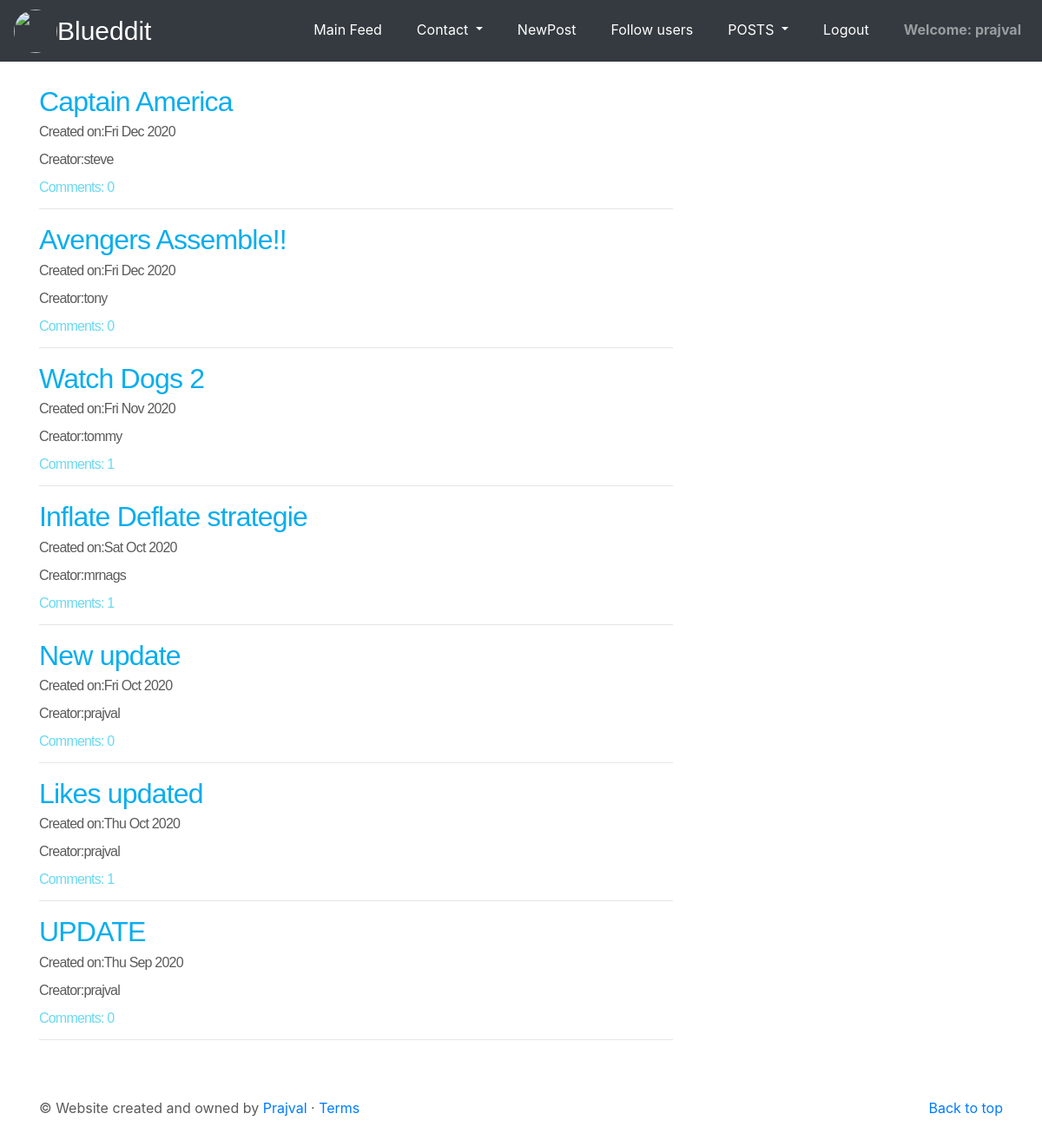
The app's page /post/ (signed in) with its own data.
### blog_app/models.py (models this page shows, shortened)
class post(models.Model):
    author = models.ForeignKey(User,on_delete=models.CASCADE)
    title = models.CharField(max_length=200)
    text = models.TextField()
    create_date = models.DateField(default=timezone.now)
    published_date = models.DateTimeField(blank=True, null=True)
    creator = models.TextField(max_length=50)
    photos = models.ImageField(upload_to='images/',blank=True,null=True,default='default.png') #django will automatically create the media folder and place the images
    likes = models.ManyToManyField(User,related_name='user_like',blank=True,null=True)
    def approve_comments(self):
        return self.comments.filter(approved_comm=True)

### blog_app/views.py (the view)
# urls.py: path('post/',views.postlistview.as_view(),name='post_list'),
class postlistview(ListView):
    model = post
    def get_queryset(self):
        return post.objects.filter(published_date__lte = timezone.now()).order_by('-published_date')

### blog_app/templates/blog_app/post_list.html
{% extends 'blog_app/base.html'%}
{% block body_block %}
<div class="listposts">
 {% for post in post_list%}
   <h2><a class="list_link" href="{% url 'post_detail' pk=post.pk%}">{{post.title}}</a></h2>
   <div class="date">
     <p>Created on:{{post.create_date|date:"D M Y"}}</p>
     <p>Creator:{{post.creator}}</p>
   </div>
   <div>
     <a class="list_link2" href="{% url 'post_detail' pk=post.pk%}">Comments: {{post.approve_comments.count}}</a>
     <hr>
   </div>
 {% endfor %}
</div>
{% endblock %}

### blog_app/templates/blog_app/base.html (shortened to what this page needs)
<!DOCTYPE html>
{% load static %}
<html lang="en" dir="ltr">
  <head>
    <link rel="stylesheet" href="https://stackpath.bootstrapcdn.com/bootstrap/4.3.1/css/bootstrap.min.css">
    <link rel="stylesheet" href="{% static 'css/new.css'%}">
   <link rel="stylesheet" href="//cdn.jsdelivr.net/npm/medium-editor@latest/dist/css/medium-editor.min.css" type="text/css" media="screen" charset="utf-8">
  </head>
  <body>
    <header>
      <nav class="navbar navbar-expand-lg navbar-dark fixed-top bg-dark">
        <img class="logo"src="{% static 'images/reddit.png'%}" alt="">
        <a class="navbar-brand" href="{%url 'about' %}">Blueddit</a>
        <div class="navbar-collapse collapse" id="navbarCollapse" style="">
            <ul class="navbar-nav ml-auto py-md-0">
                <li class="nav-item pl-4 pl-md-0 ml-0 ml-lg-4 active">
                <a class="nav-link" href="{% url 'post_list'%}">Main Feed</a>
              </li>
                  <li class="nav-item pl-4 pl-md-0 ml-0 ml-lg-4 active">
                <div class="nav-item dropdown">
                  <a class="nav-link dropdown-toggle active" href="#" id="navbar-dropdown-menu" role="button" data-toggle="dropdown" aria-haspopup="true" aria-expanded="false">
                    Contact
                  </a>
              </div>
              </li>
              {% if user.is_authenticated %}
                  <li class="nav-item pl-4 pl-md-0 ml-0 ml-lg-4 active">
                <a class="nav-link" href="{% url 'post_create' %}">NewPost</a>
              </li>
              <li class="nav-item pl-4 pl-md-0 ml-0 ml-lg-4 active">
            <a class="nav-link" href="{% url 'follow_user' %}">Follow users</a>
              </li>
              <li class="nav-item pl-4 pl-md-0 ml-0 ml-lg-4 active">
            <div class="nav-item dropdown">
              <a class="nav-link dropdown-toggle active" href="#" id="navbar-dropdown-menu" role="button" data-toggle="dropdown" aria-haspopup="true" aria-expanded="false">
                POSTS
              </a>
            </div>
            </li>
                <li class="nav-item pl-4 pl-md-0 ml-0 ml-lg-4 active">
              <a class="nav-link" href="{% url 'user_logout' %}">Logout</a>
              </li>
                <li class="nav-item pl-4 pl-md-0 ml-0 ml-lg-4 active">
              <strong><a class="nav-link" >Welcome: {{ user.username }}</a></strong>
              </li>
              {% endif %}
          </ul>
        </div>
      </nav>
</header>
        <div class="content container">
            <div class="row">
                <div class="col-md-8">
                  <div class="blog_posts">
                    {% block body_block %}
                    {% endblock %}
                  </div>
                </div>
            </div>
        </div>
        <footer class="container">
          <p class="float-right"><a href="#">Back to top</a></p>
          <p>© Website created and owned by <a href="https://in.linkedin.com/in/prajval-sudhir-571833185">Prajval</a> · <a href="#">Terms</a></p>
        </footer>
  </body>
</html>

### blog_app/static/css/new.css (style rules this page uses)
body { padding-top: 3rem; padding-bottom: 3rem; color: #5a5a5a; }
.navbar-brand { font-family: sans-serif; font-size: 30px; }
.logo { height: 50px; width: 50px; border-radius: 50px; }
.nav-link { padding: .25rem 0; font-weight: 350 color: rgba(255, 255, 255, .5); background-color: transparent; border-bottom: .25rem solid transparent; }
.listposts { margin-top: 50px; font-family: sans-serif; font-weight: 200; line-height: 1; letter-spacing: -.05rem; }
.blog_posts { margin-top: 50px; }
footer { margin-top: 50px; }
.list_link { color: #09aded }
.list_link2 { color: #69d9f0 }

### records on screen
post: title "Captain America", create_date "Fri Dec 2020", creator "steve", approve_comments.count "0"
post: title "Avengers Assemble!!", create_date "Fri Dec 2020", creator "tony", approve_comments.count "0"
post: title "Watch Dogs 2", create_date "Fri Nov 2020", creator "tommy", approve_comments.count "1"
post: title "Inflate Deflate strategie", create_date "Sat Oct 2020", creator "mrnags", approve_comments.count "1"
post: title "New update", create_date "Fri Oct 2020", creator "prajval", approve_comments.count "0"
post: title "Likes updated", create_date "Thu Oct 2020", creator "prajval", approve_comments.count "1"
post: title "UPDATE", create_date "Thu Sep 2020", creator "prajval", approve_comments.count "0"

### other values on screen
{{ user.username }} "prajval"
